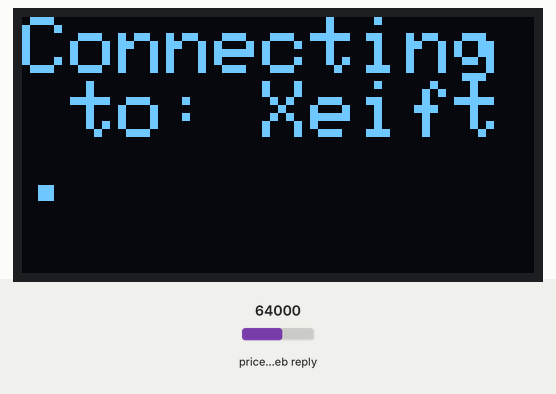
A sketch run on a simulated ESP32. Shown: 128×64 one-colour display. The test bench sets the inputs (shaded band); at power-on: price in the web reply 64000. WiFi joins after 1.5 s; servers stay silent unless stated; web services answer with replies made up by the test bench; what the sketch prints to the serial monitor is not drawn.

Above: at 2.6 s.
At 3.2 s:
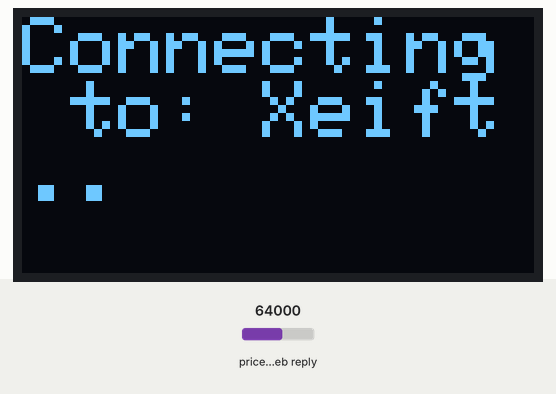
At 3.7 s:
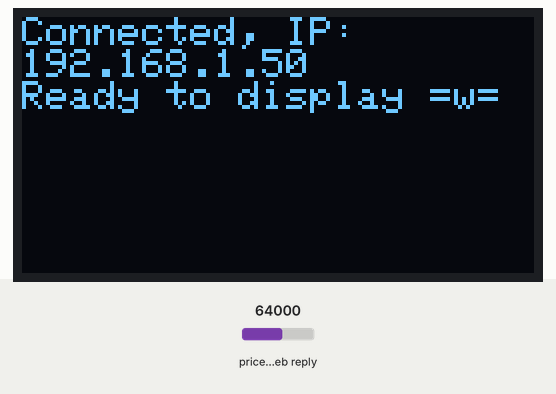
At 13.3 s:
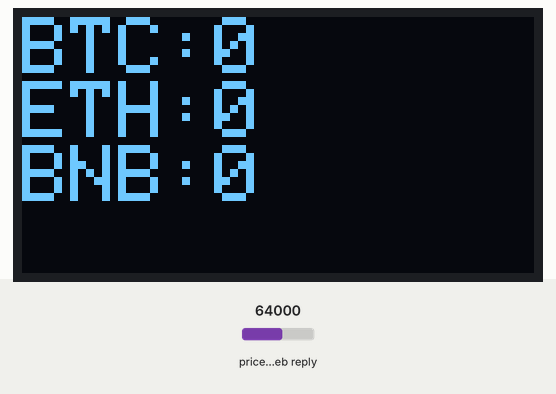

The sketch:

project_ar.ino
```cpp
#include <WiFi.h>
#include <HTTPClient.h>
#include <Wire.h>
#include <Adafruit_GFX.h>
#include <Adafruit_SSD1306.h>
#include <ArduinoJson.h>


#define SCREEN_WIDTH 128 // OLED display width
#define SCREEN_HEIGHT 64 // OLED display height
#define OLED_RESET     -1 // Reset pin # (or -1 if sharing Arduino reset pin)
Adafruit_SSD1306 display(SCREEN_WIDTH, SCREEN_HEIGHT, &Wire, OLED_RESET); // Declaration for SSD1306

const char* ssid     = "Xeift";
const char* password = "13241324";

void setup() {
    Serial.begin(9600);
    display.begin(SSD1306_SWITCHCAPVCC, 0x3C);
    delay(2000);
    display.clearDisplay();
    display.setTextColor(WHITE);

    // Connect to Wi-Fi
    display.setTextSize(2);
    display.setCursor(0, 0);
    display.print("Connecting to: ");
    display.println(ssid);
    display.display();
    WiFi.begin(ssid, password);

    while (WiFi.status() != WL_CONNECTED) {
        delay(500);
        Serial.print(".");
        display.print(".");
        display.display();
    }

    display.clearDisplay();
    display.setTextSize(1);
    display.setCursor(0, 0);
    display.print("Connected, ");
    display.println("IP: ");
    display.println(WiFi.localIP());
    display.print("Ready to display =w=");
    display.display();
}

void loop() {
    String btcPrice = sendGetRequestAndParsePrice("BTC");
    delay(3000);

    String ethPrice = sendGetRequestAndParsePrice("ETH");
    delay(3000);

    String bnbPrice = sendGetRequestAndParsePrice("BNB");
    delay(3000);

    display.clearDisplay();
    display.setTextSize(2);
    display.setCursor(0, 0);
    display.print("BTC:" + btcPrice + "\n");
    display.print("ETH:" + ethPrice + "\n");
    display.print("BNB:" + bnbPrice + "\n");
    display.display();
}

String sendGetRequestAndParsePrice(String tokenName) {
    HTTPClient http;
    http.begin("https://min-api.cryptocompare.com/data/generateAvg?fsym=" + tokenName + "&tsym=USDT&e=binance");
    int httpCode = http.GET();

    if (httpCode > 0) {
        String payload = http.getString();
        http.end();
        DynamicJsonDocument doc(1024);
        deserializeJson(doc, payload);
        double price = doc["RAW"]["PRICE"];
        int roundedPrice = (int) round(price);
        return String(roundedPrice);
    }
    else {
        http.end();
        return "-1.0";
    }
}
```

Measured:
- what the display in image 0 shows lasts 0.5 s, from 2.6 s to 3.1 s
- what the display in image 2 shows lasts 9.6 s, from 3.7 s to 13.3 s
